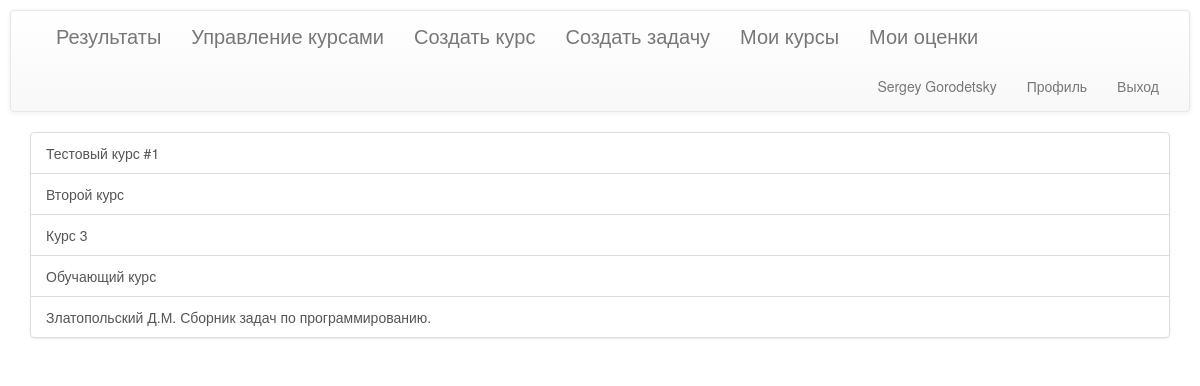
Page /get_course/ (signed in) on the committed database.
### code_reception/models.py (models this page shows, shortened)
class Course(models.Model):
    tasks_pool = models.ManyToManyField(Task)
    assigned_groups = models.ManyToManyField(StudentGroup)
    users = models.ManyToManyField(User)
    name = models.CharField(max_length=100, default='Новый курс по умолчанию')
    author = models.ForeignKey(User, on_delete=models.CASCADE, related_name='author_set', null=True)
    questions_per_student = models.SmallIntegerField(default=1)
    bracket_1 =  models.ManyToManyField(Task, related_name='task_bracket_1',   blank=True)
    bracket_2 =  models.ManyToManyField(Task, related_name='task_bracket_2',   blank=True)
    bracket_3 =  models.ManyToManyField(Task, related_name='task_bracket_3',   blank=True)
    bracket_4 =  models.ManyToManyField(Task, related_name='task_bracket_4',   blank=True)
    bracket_5 =  models.ManyToManyField(Task, related_name='task_bracket_5',   blank=True)
    bracket_6 =  models.ManyToManyField(Task, related_name='task_bracket_6',   blank=True)
    bracket_7 =  models.ManyToManyField(Task, related_name='task_bracket_7',   blank=True)
    bracket_8 =  models.ManyToManyField(Task, related_name='task_bracket_8',   blank=True)
    bracket_9 =  models.ManyToManyField(Task, related_name='task_bracket_9',   blank=True)
    bracket_10 = models.ManyToManyField(Task, related_name='task_bracket_10',  blank=True)
    bracket_11 = models.ManyToManyField(Task, related_name='task_bracket_11',  blank=True)
    bracket_12 = models.ManyToManyField(Task, related_name='task_bracket_12',  blank=True)
    bracket_13 = models.ManyToManyField(Task, related_name='task_bracket_13',  blank=True)
    bracket_14 = models.ManyToManyField(Task, related_name='task_bracket_14',  blank=True)
    bracket_15 = models.ManyToManyField(Task, related_name='task_bracket_15',  blank=True)
    bracket_16 = models.ManyToManyField(Task, related_name='task_bracket_16',  blank=True)
    bracket_17 = models.ManyToManyField(Task, related_name='task_bracket_17',  blank=True)
    bracket_18 = models.ManyToManyField(Task, related_name='task_bracket_18',  blank=True)
    bracket_19 = models.ManyToManyField(Task, related_name='task_bracket_19',  blank=True)
    bracket_20 = models.ManyToManyField(Task, related_name='task_bracket_20',  blank=True)
    bracket_21 = models.ManyToManyField(Task, related_name='task_bracket_21',  blank=True)
    bracket_22 = models.ManyToManyField(Task, related_name='task_bracket_22',  blank=True)
    bracket_23 = models.ManyToManyField(Task, related_name='task_bracket_23',  blank=True)
    bracket_24 = models.ManyToManyField(Task, related_name='task_bracket_24',  blank=True)
    bracket_25 = models.ManyToManyField(Task, related_name='task_bracket_25',  blank=True)
    bracket_26 = models.ManyToManyField(Task, related_name='task_bracket_26',  blank=True)
    bracket_27 = models.ManyToManyField(Task, related_name='task_bracket_27',  blank=True)
    bracket_28 = models.ManyToManyField(Task, related_name='task_bracket_28',  blank=True)
    bracket_29 = models.ManyToManyField(Task, related_name='task_bracket_29',  blank=True)
    bracket_30 = models.ManyToManyField(Task, related_name='task_bracket_30',  blank=True)

### code_reception/views.py (the view)
# urls.py: path('get_course/', views.all_choose_course, name='all_courses_view'),
@login_required
def all_choose_course(request, next='/results/'):
    print('next:', next)
    courses = Course.objects.all()
    context = {'courses': list(courses),
               'next_link': correct_next_link(next)}
    return render(request, 'code_reception/assigned.html', context)

### code_reception/views.py (called while the page is built)
def correct_next_link(next):
    if not next.endswith('/'):
        next += '/'
    if not next.startswith('/'):
        next = '/' + next
    return next

### code_reception/templates/code_reception/assigned.html (shortened to what this page needs)
{% extends "code_reception/base.html"%}
{% block content %}
<div class="list-group">
    {% for course in courses %}
    <button onclick="window.location='{{next_link}}{{course.id}}'" type="button"
            class="list-group-item list-group-item-action">
        {{course.name}}
    </button>
    {% endfor %}
</div>
{% endblock content %}

### code_reception/templates/code_reception/base.html (shortened to what this page needs)
{% load static %}
<!DOCTYPE html>
<html lang="en">
<head>
    <link rel="stylesheet" type="text/css" href="{% static 'code_reception/main.css' %}">
    <link rel="stylesheet" href="https://maxcdn.bootstrapcdn.com/bootstrap/3.3.7/css/bootstrap.min.css">
    <link href="https://cdnjs.cloudflare.com/ajax/libs/select2/4.0.7/css/select2.min.css" rel="stylesheet" />
    <link rel="stylesheet" href="https://maxcdn.bootstrapcdn.com/bootstrap/3.3.7/css/bootstrap-theme.min.css">
</head>
<body>
<nav class="navbar navbar-default">
    <div class="container-fluid">
        <div class="collapse navbar-collapse" id="bs-example-navbar-collapse-1">
            <ul class="nav navbar-nav">
                {% for group in user.groups.all %}
                {% if group.name == 'Student' %}
                <li><a href="{% url 'assigned' %}" style="font-size:20px;">Мои курсы</a></li>
                <li><a href="/assigned/student_results/" style="font-size:20px;">Мои оценки</a></li>
                {% endif %}
                {% if group.name == 'Teacher' %}
                <li><a href="{% url 'all_courses_view' %}" style="font-size:20px;">Результаты</a></li>
                <li><a href="/get_course/controls/" style="font-size:20px;">Управление курсами</a></li>
                <li><a href="{% url 'create_course' %}" style="font-size:20px;">Создать курс</a></li>
                <li><a href="{% url 'create_task' %}" style="font-size:20px;">Создать задачу</a></li>
                {% endif %}
                {% endfor %}
            </ul>
            <ul class="nav navbar-nav navbar-right">
                {% if user.is_authenticated %}
                <li><a>{{user.get_full_name|default:user.username}}</a></li>
                <li><a href="{% url 'profile' %}">Профиль</a></li>
                <li><a href="{% url 'logout' %}">Выход</a></li>
                {% else %}
                <li><a href="{% url 'login' %}">Вход</a></li>
                <li><a href="{% url 'register' %}">Регистрация</a></li>
                {% endif %}
            </ul>
        </div>
    </div>
</nav>
<div class="container">
    {% block content %}{% endblock %}
</div>
</body>
</html>

### code_reception/static/code_reception/main.css (style rules this page uses)
body { padding: 10px ; }
ul { margin: 0; }

### rows in the picture
Course: name "Тестовый курс #1"
Course: name "Второй курс"
Course: name "Курс 3"
Course: name "Обучающий курс"
Course: name "Златопольский Д.М. Сборник задач по программированию."

### other values in the picture
{{ user.get_full_name|default:user.username }} "Sergey Gorodetsky"
